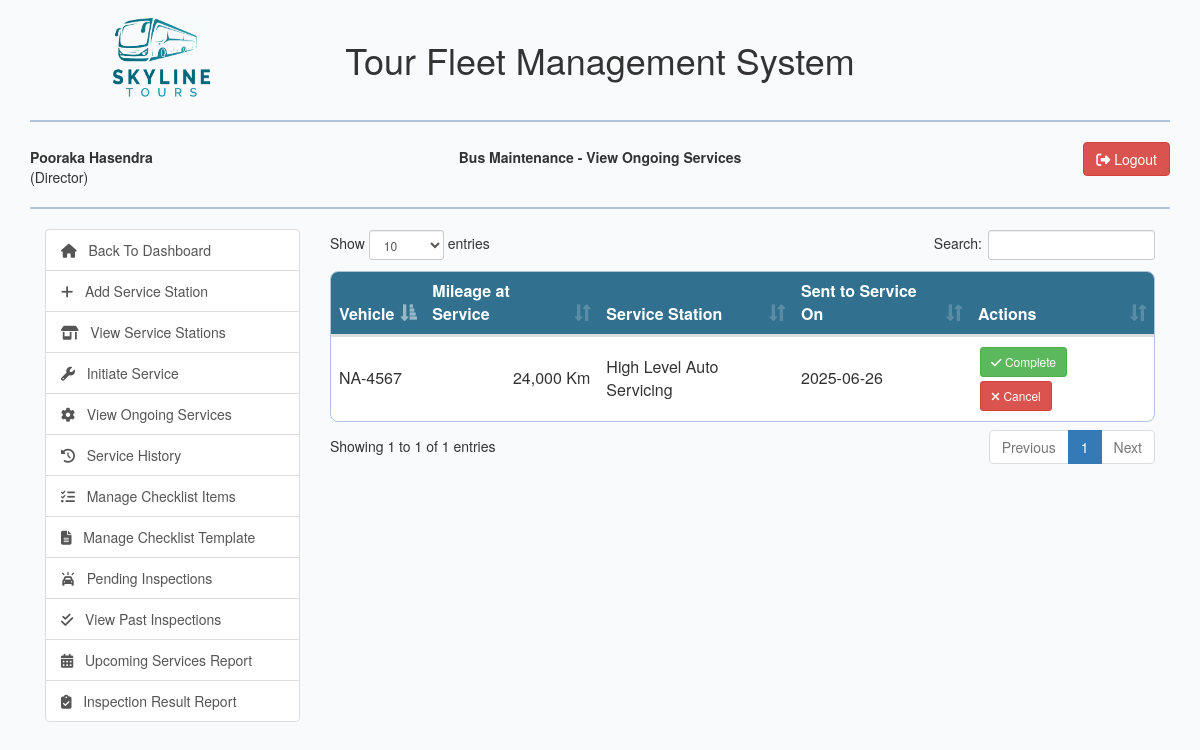
Before: /view/view-ongoing-services.php (signed in) with the older database file.
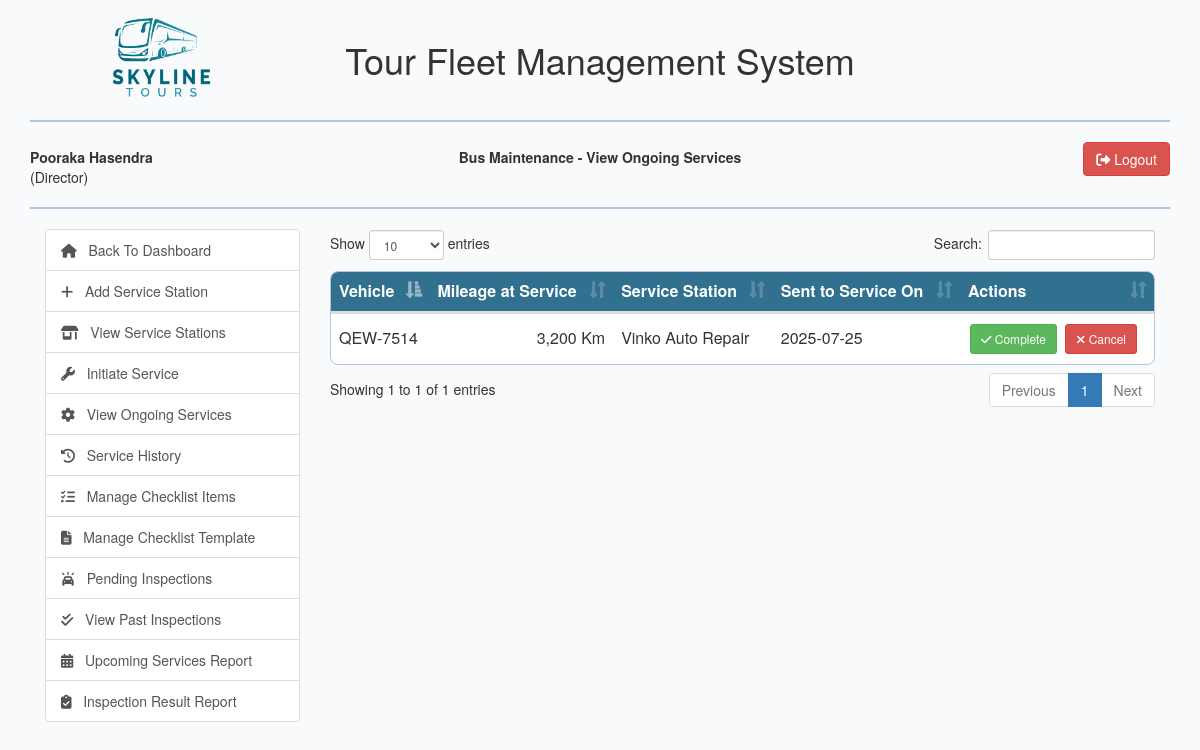
After: the same page with the newer database file.
### tables this page shows
CREATE TABLE `service_detail` (
  `service_id` int(10) NOT NULL,
  `bus_id` int(10) NOT NULL,
  `previous_bus_status` int(10) NOT NULL,
  `service_station_id` int(10) NOT NULL,
  `start_date` date NOT NULL,
  `completed_date` date DEFAULT NULL,
  `cancelled_date` date DEFAULT NULL,
  `mileage_at_service` int(11) NOT NULL,
  `cost` decimal(10,2) DEFAULT NULL,
  `invoice` varchar(255) DEFAULT NULL,
  `invoice_number` varchar(255) DEFAULT NULL,
  `payment_id` int(10) DEFAULT NULL,
  `paid_date` date DEFAULT NULL,
  `service_status` int(10) NOT NULL DEFAULT 1 COMMENT '-1=Cancelled,1=Ongoing,2=Completed,3=Completed & Paid',
  `initiated_by` int(10) NOT NULL,
  `cancelled_by` int(10) DEFAULT NULL,
  `completed_by` int(10) DEFAULT NULL
);

CREATE TABLE `bus` (
  `bus_id` int(10) NOT NULL,
  `category_id` int(10) NOT NULL,
  `vehicle_no` varchar(10) NOT NULL,
  `make` varchar(100) NOT NULL,
  `model` varchar(100) NOT NULL,
  `year` year(4) NOT NULL,
  `capacity` int(2) NOT NULL,
  `ac_available` char(1) NOT NULL,
  `service_interval_km` int(6) NOT NULL,
  `current_mileage_km` int(6) DEFAULT NULL,
  `current_mileage_as_at` datetime NOT NULL DEFAULT current_timestamp(),
  `last_service_mileage_km` int(6) NOT NULL,
  `service_interval_months` int(2) NOT NULL,
  `last_service_date` date NOT NULL,
  `bus_status` int(10) NOT NULL DEFAULT 1 COMMENT '-1 = Removed,\r\n0 = Out of Service,\r\n1 = Operational,\r\n2 = Service Due,\r\n3 = In Service,\r\n4 = Inspection Failed',
  `removed_by` int(10) DEFAULT NULL
);

CREATE TABLE `service_station` (
  `service_station_id` int(10) NOT NULL,
  `service_station_name` varchar(255) NOT NULL,
  `address` text NOT NULL,
  `service_station_status` int(10) NOT NULL DEFAULT 1
);

### model/service_detail_model.php (called while the page is built, shortened)
<?php
class ServiceDetail{
    public function getOngoingServices(){
        $con = $GLOBALS["con"];
        $sql = "SELECT * FROM service_detail WHERE service_status='1'";
        $result = $con->query($sql) or die ($con->error);
        return $result;
    }
}

### model/bus_model.php (called while the page is built, shortened)
<?php
class Bus{
    public function getBus($busId){
        $con = $GLOBALS["con"];
        $sql = "SELECT b.bus_id, b.category_id, b.vehicle_no, b.make, b.model, b.year, b.capacity, "
                . "b.ac_available, b.service_interval_km, b.current_mileage_km, b.current_mileage_as_at, b.last_service_mileage_km, "
                . "b.service_interval_months, b.last_service_date, b.bus_status, c.category_name  "
                . "FROM bus b, bus_category c WHERE b.category_id = c.category_id AND b.bus_id = ?";
        $stmt = $con->prepare($sql);
        $stmt->bind_param("i",$busId);
        $stmt->execute();
        $result = $stmt->get_result();
        return $result;
    }
}

### model/service_station_model.php (called while the page is built, shortened)
<?php
class ServiceStation{
    public function getServiceStation($serviceStationId){
        $con = $GLOBALS["con"];
        $sql = "SELECT * FROM service_station WHERE service_station_id =?";
        $stmt = $con->prepare($sql);
        $stmt->bind_param("i", $serviceStationId);
        $stmt->execute();
        $result = $stmt->get_result();
        return $result;
    }
}

### view/view-ongoing-services.php (the view, shortened to what the changed rows need)
<?php
include_once '../model/service_detail_model.php';
include_once '../model/bus_model.php';
include_once '../model/service_station_model.php';
$serviceDetailObj = new ServiceDetail();
$serviceDetailResult = $serviceDetailObj->getOngoingServices();
$busObj = new Bus();
$serviceStationObj = new ServiceStation();
?>
<html lang="en">
<head>
    <link rel="stylesheet" type="text/css" href="../css/dataTables.bootstrap.min.css"/>
    <?php include_once "../includes/bootstrap_css_includes.php"?>
</head>
<body>
    <div class="container">
        <?php include_once "../includes/header_row_includes.php";?>
        <div class="col-md-9">
            <div class="row">
                <div class="col-md-12">
                    <table class="table" id="servicetable" style="width:100%">
                        <thead>
                            <tr>
                                <th>Vehicle</th>
                                <th>Mileage at Service</th>
                                <th>Service Station</th>
                                <th>Sent to Service On</th>
                                <th>Actions</th>
                            </tr>
                        </thead>
                        <tbody>
                            <?php while($serviceDetailRow = $serviceDetailResult->fetch_assoc()){
                                $busId = $serviceDetailRow['bus_id'];
                                $busResult = $busObj->getBus($busId);
                                $busRow = $busResult->fetch_assoc();
                                $vehicleNo = $busRow['vehicle_no'];
                                $serviceStationId = $serviceDetailRow['service_station_id'];
                                $serviceStationResult = $serviceStationObj->getServiceStation($serviceStationId);
                                $serviceStationRow = $serviceStationResult->fetch_assoc();
                                $serviceStationName = $serviceStationRow['service_station_name'];
                                $serviceId = $serviceDetailRow['service_id'];
                                $serviceId = base64_encode($serviceId);
                                ?>
                            <tr>
                                <td style="white-space: nowrap;"><?php echo $vehicleNo;?></td>
                                <td style="text-align:right"><?php echo number_format($serviceDetailRow['mileage_at_service'],0);?>&nbsp;Km</td>
                                <td><?php echo $serviceStationName;?></td>
                                <td><?php echo $serviceDetailRow['start_date'];?></td>
                                <td>
                                    <a href="complete-service.php?service_id=<?php echo $serviceId; ?>"
                                       class="btn btn-sm btn-success" style="margin:2px;display:<?php echo checkPermissions(120); ?>">
                                        <span class="fas fa-check"></span>
                                        Complete
                                    </a>
                                    <a href="../controller/service_detail_controller.php?status=cancel_service&service_id=<?php echo $serviceId; ?>"
                                        class="btn btn-sm btn-danger cancel-service-btn" style="margin:2px;display:<?php echo checkPermissions(121); ?>">
                                        <span class="fas fa-times"></span>
                                        Cancel
                                    </a>
                                </td>
                            </tr>
                            <?php
                            }
                            ?>
                        </tbody>
                    </table>
                </div>
            </div>
        </div>
    </div>
</body>
</html>

Changed rows visible on the page:
no longer on this page (row edited): service_detail: bus.vehicle_no "NA-4567", mileage_at_service "24,000", service_station.service_station_name "High Level Auto Servicing", start_date "2025-06-26"
added service_detail: bus.vehicle_no "QEW-7514", mileage_at_service "3,200", service_station.service_station_name "Vinko Auto Repair", start_date "2025-07-25"
